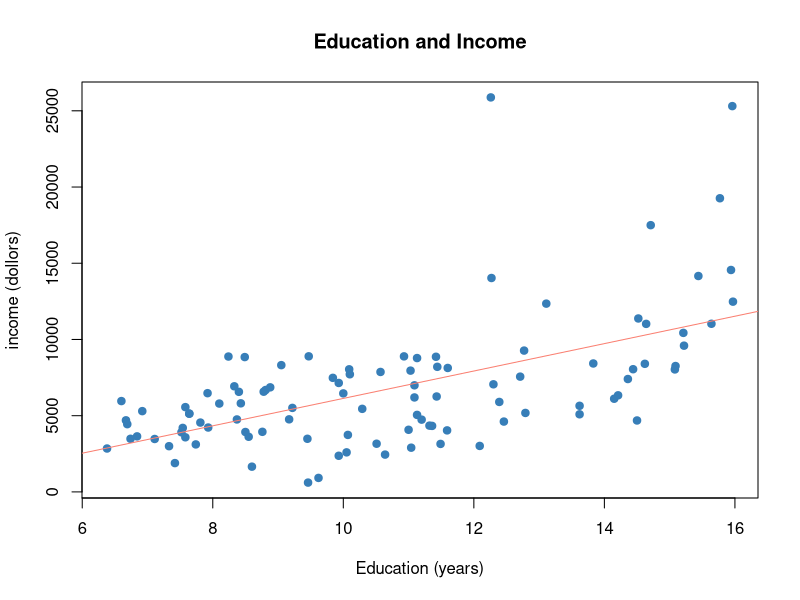
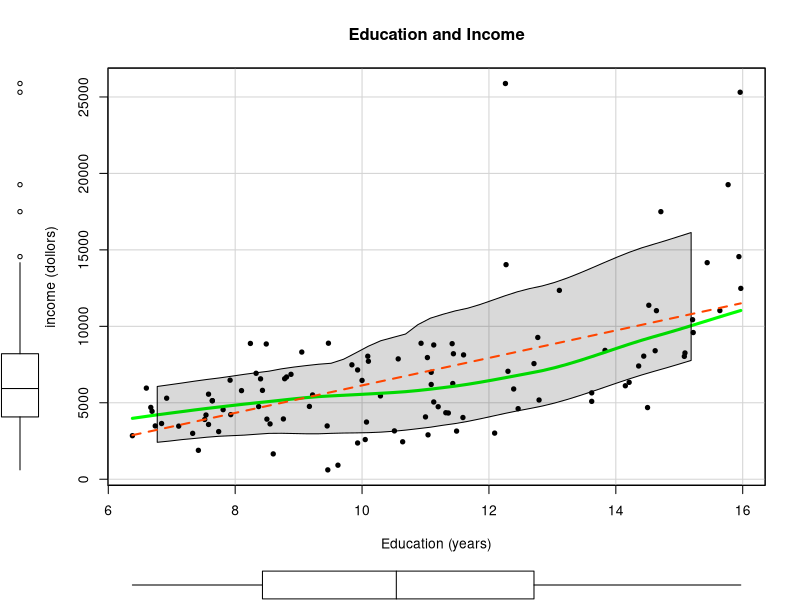
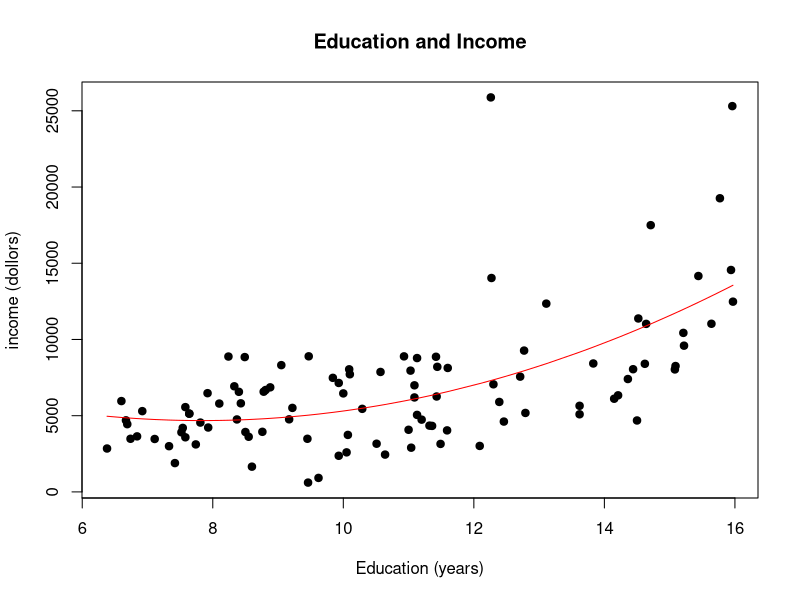

These figures' R source, in order:
#' @Polynomial_regression_analysis

#' 프로젝트 목적 : @'소득'에 따른 @'교육기간'의 증-감소 현황파학(관계규명)이 목적. 

#' 모델개요 : 독립변수의 @nth_order_plynomal_modeling (y = β0 + β1x + β2x^2) 즉, 여러개의 독립변수를 회귀모델에 Input(w. I())
#' 모델특징 : 관측값을 통과하는 추세선(loess을 그렸을 때 <n-1>개의 굴정이 관찰되면, n차 다항식으로 modeling.

#'@----------------------------------------------------------------------------- 
library(car)
library(dplyr)
#' @ST1_ 단순선형회귀를 통해 @'소득', @'교육'간의  관계성 파학
Prestige.lm <- lm(income ~ education, data = Prestige)
summary(Prestige.lm)

#' @Coefficients:
#                Estimate Std.    Error       value Pr(>|t|)    
#' (Intercept)        -2853.6     1407.0     -2.028   0.0452 *  
#' education           @898.8      127.0      7.075 2.08e-10 ***
#' Intercept : -2853.6 / Slope : 898.8
 
#' @결과_ Education 기간이 1년 증가할 때 마다 소득은 898.8$ 증가를 확인

#' @ST2_ 증가율의 변화 파학 목적의 Visualization.   
windows()
plot(Prestige$income ~ Prestige$education,
     col = "#377EB8", pch = 19,
     xlab = "Education (years)", ylab = "income (dollors)",
     main = "Education and Income")
abline(Prestige.lm, col = "salmon", lwd = 1)

#' @ST3_ Education의 mean값을 중심으로 데이터 분할 및 2차 회귀분석    
lm(income ~ education, data = Prestige,
   subset = (education > mean(Prestige$education)))
# Coefficients:
#   (Intercept)    education  
#'       -10299         @1455

#' @increace_per_455$
 
lm(income ~ education, data = Prestige,
   subset = (education <= mean(Prestige$education)))
# Coefficients:
#   (Intercept)    education  
#'      2546.6        @281.8

#' @increace_per_281.8$

#' @결과_ 평균보다 더 많은 교육을 받은 직군은, 1455$의 소득 증가로, 1173.2$ 더 많은 소득증가의 특성이 관찰되었다.

#' @ST4_
#' @Loess(Local.regression)_curve_visualization
windows()
scatterplot(income ~ education, data = Prestige,
            pch = 19, col = "black", cex = 0.7,
            regLine = list(method = lm, lty = 2, lwd = 2, col = "orangered"), 
            smooth = list(smooth = loessLine, spread = TRUE,
                          lty.smooth = 1, lwd.smooth = 3, col.smooth = "green"),
            xlab = "Education (years)", ylab = "income (dollors)",
            main = "Education and Income")

#' @ST5_ Polynomial regression 
#' +a)_ Formula symbol
#' @y ~ x + w + x:w
#' @y ~ x * y * z : y ~ x + w + z + x:w + x:z + w:z + x:w
#' @y ~ (x + w + z)^2 : y ~ x + w + z + x:w + x:z + w:z
#' @y ~. : y ~x + y + w + z
#' @y ~ (x + w + z)^2 - w:z : y ~ x + w + z + x:w + x:z
#' @y ~ x + I((Z + W)^2) : Y ~ X + U(U = (Z+W)^2)

Prestige.polynomial <- lm(income ~ education + I(education^2), data = Prestige)
summary(Prestige.polynomial)            
# Residuals:
#     Min      1Q  Median      3Q     Max 
# -5951.4 -2091.1  -358.2  1762.4 18574.2 
# 
# Coefficients:
#    Estimate Std. Error t value Pr(>|t|)   
# (Intercept)    12918.23    5762.27   2.242  0.02720 * 
#'    education      -2102.90    1072.73  -1.960  @0.05277 . 
# I(education^2)   134.18      47.64   2.817  0.00586 **
#    ---
#    Signif. codes:  0 ‘***’ 0.001 ‘**’ 0.01 ‘*’ 0.05 ‘.’ 0.1 ‘ ’ 1
# 
#' @Residual standard error: @3369 on 99 degrees of freedom
#' @Multiple R-squared:  @0.383,	Adjusted R-squared:  0.3706 
#' F-statistic: 30.73 on 2 and 99 DF,  @p-value: @4.146e-11 

# RSE, R-Squared 값은 절대적인 판단 기준이 될 수 없다.

#' @ST5_ 단순 회귀모델과 대조적으로 성능평가
summary(Prestige.lm)
# Residuals:
#     Min      1Q   Median     3Q     Max 
# -5493.2 -2433.8   -41.9  1491.5  17713.1 
# 
# Coefficients:
#    Estimate Std. Error t value Pr(>|t|)    
# (Intercept)  -2853.6     1407.0  -2.028   0.0452 *  
#    education      898.8      127.0   7.075 2.08e-10 ***
#    ---
#    Signif. codes:  0 ‘***’ 0.001 ‘**’ 0.01 ‘*’ 0.05 ‘.’ 0.1 ‘ ’ 1
# 
#'@Residual standard error: @3483 on 100 degrees of freedom
#'@Multiple R-squared:  @0.3336,	Adjusted @R-squared:  @0.3269 
# F-statistic: 50.06 on 1 and 100 DF,  p-value: 2.079e-10

#' @RSE : 3369, 3489
#' @R-Squared : 0.3336, 0.383


#'education      -2102.90    1072.73  -1.960  @0.05277 .
# I(education^2)   134.18      47.64   2.817   0.00586 **
#' @ST5_ Ply reggression에 이차항만을 추가할 경우 성능은 상대적으로 탁월하나, #' 다중공산성을 의심.
#' Model 성능 good_p-value: 4.146e-11, 다중공산성에대한 이유분석, 및 해결책 : arrange(data.frame(Prestige$education, fitted(Prestige.polynomial)), Prestige$education) 

plot(Prestige$income ~ Prestige$education,
     col = "black", pch = 19,
      xlab = "Education (years)", ylab = "income (dollors)",
      main = "Education and Income") 
lines(arrange(data.frame(Prestige$education, fitted(Prestige.polynomial)), 
              Prestige$education), col = "red")
